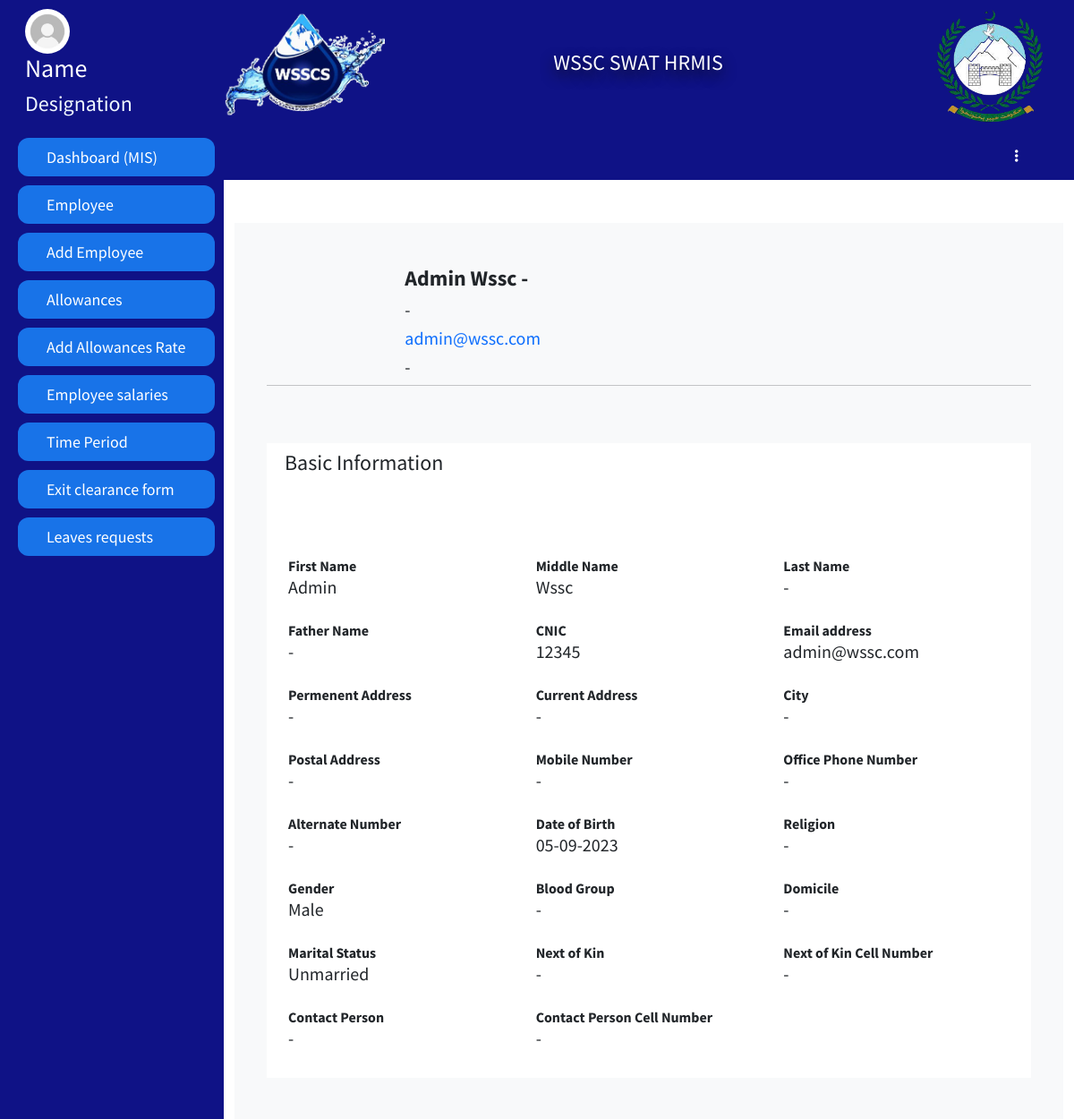
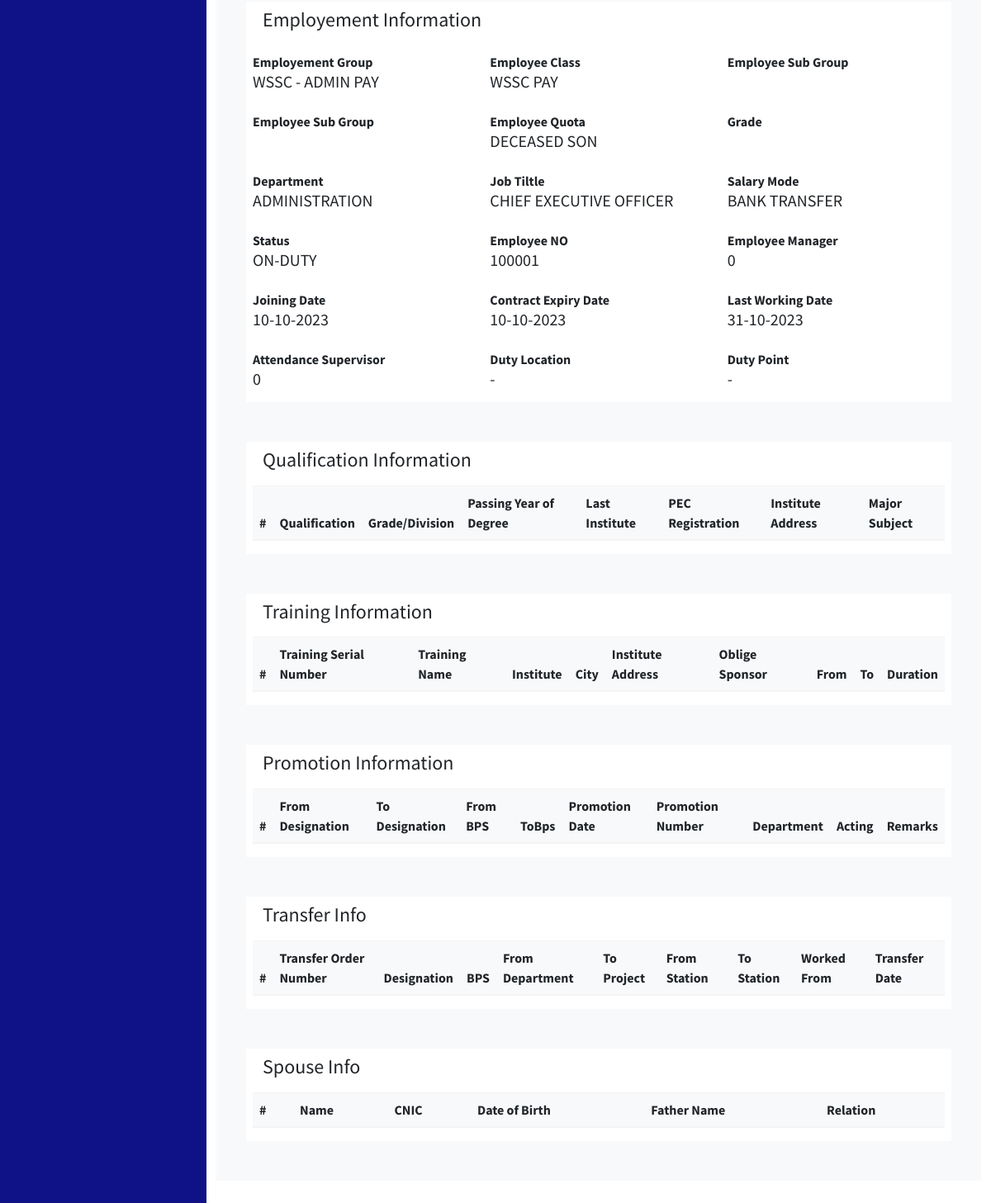
/hradmin/profile.php?updat=100001 (signed in), run on the app's committed database (2 pictures, top to bottom).
### tables this page shows
CREATE TABLE `employeedata` (
  `Id` int(11) NOT NULL,
  `image` varchar(255) DEFAULT NULL,
  `fName` varchar(255) DEFAULT NULL,
  `mName` varchar(255) DEFAULT NULL,
  `lName` varchar(255) DEFAULT NULL,
  `father_Name` varchar(255) DEFAULT NULL,
  `CNIC` varchar(15) DEFAULT NULL,
  `email` varchar(255) DEFAULT NULL,
  `pAddress` varchar(255) DEFAULT NULL,
  `cAddress` varchar(255) DEFAULT NULL,
  `city` varchar(255) DEFAULT NULL,
  `postAddress` varchar(255) DEFAULT NULL,
  `mNumber` varchar(15) DEFAULT NULL,
  `ofphNumber` varchar(15) DEFAULT NULL,
  `Alternate_Number` varchar(15) DEFAULT NULL,
  `DofB` date DEFAULT NULL,
  `religion` varchar(255) DEFAULT NULL,
  `gender` varchar(10) DEFAULT NULL,
  `BlGroup` varchar(5) DEFAULT NULL,
  `Domicile` varchar(255) DEFAULT NULL,
  `MaritalStatus` varchar(255) DEFAULT NULL,
  `NextofKin` varchar(255) DEFAULT NULL,
  `NextofKinCellNumber` varchar(15) DEFAULT NULL,
  `ContactPerson` varchar(255) DEFAULT NULL,
  `CPCN` varchar(15) DEFAULT NULL,
  `Employement_Group` varchar(255) DEFAULT NULL,
  `Employee_Class` varchar(255) DEFAULT NULL,
  `Employee_Group` varchar(255) DEFAULT NULL,
  `Employee_Sub_Group` varchar(255) DEFAULT NULL,
  `Employee_Quota` varchar(255) DEFAULT NULL,
  `Salary_Bank` varchar(255) DEFAULT NULL,
  `Salary_Branch` varchar(255) DEFAULT NULL,
  `Account_No` varchar(255) DEFAULT NULL,
  `Pay_Type` varchar(255) DEFAULT NULL,
  `EOBI_No` varchar(255) DEFAULT NULL,
  `Bill_Walved_Off` varchar(255) DEFAULT NULL,
  `Weekly_Working_Days` int(11) DEFAULT NULL,
  `Bill_Waived_Off` varchar(255) DEFAULT NULL,
  `Employee_Pay_Classification` varchar(255) DEFAULT NULL,
  `Grade` varchar(255) DEFAULT NULL,
  `Department` varchar(255) DEFAULT NULL,
  `Job_Tiltle` varchar(255) DEFAULT NULL,
  `Salary_Mode` varchar(255) DEFAULT NULL,
  `Status` varchar(255) DEFAULT 'NEW',
  `EmployeeNo` int(11) DEFAULT NULL,
  `Employee_Manager` int(11) DEFAULT NULL,
  `Joining_Date` date DEFAULT NULL,
  `Contract_Expiry_Date` date DEFAULT NULL,
  `Last_Working_Date` date DEFAULT NULL,
  `Attendance_Supervisor` int(11) DEFAULT NULL,
  `Duty_Location` varchar(255) DEFAULT NULL,
  `Duty_Point` varchar(255) DEFAULT NULL,
  `TypeEmp` varchar(255) DEFAULT NULL,
  `type` varchar(255) DEFAULT NULL,
  `DY_Supervisor` varchar(255) DEFAULT NULL,
  `leaveAlreadyAvailed` int(255) NOT NULL DEFAULT 34
);

### hradmin/profile.php (the view, shortened to what this page needs)
<?php
include ('link/desigene/db.php');
if (!isset($_SESSION['loginid']) || !isset($_SESSION['EmployeeNumber']) || $_SESSION['Designation'] != 'HR manager') {
  error_log("Unauthorized access attempt. User: {$_SESSION['loginid']}");
  header("Location: ../logout.php");
  exit;
}else{
?><!DOCTYPE html>
<html lang="en">
<head>
</head>
<body>
  <div id="main">
    <div class="container-fluid py-5">
    <?php
      $CNIC = $_GET['updat'];
      $select = mysqli_query($conn,"SELECT * FROM `employeedata` WHERE `EmployeeNo` ='$CNIC'");
      while($see1=mysqli_fetch_array($select)){
      ?>
      <div class="container-fluid m-auto p-5 bg-light">
        <div class="row">
          <div class="col-md-6 col-sm-12 col-lg-6">
            <div class="row">
              <div class="col-4">
              </div>
              <div class="col-8">
                <h4 class="fw-bold"><?php echo $see1 ['fName'];?> <?php echo $see1 ['mName'];?> <?php echo $see1 ['lName']?></h4>
                <h5><?php echo $see1 ['ContactPerson']?></h5>
                <h5 class="text-primary"><?php echo $see1 ['email']?></h5>
                <h5><?php echo $see1 ['ofphNumber']?></h5>
              </div>
            </div>
          </div>
          <br>
          <hr>
          <div class="col-12 bg-white mt-5 px-2">
          <nav class="navbar bg-white">
          <div class="container-fluid">
          <h4>Basic Information</h4>
          </div>
          </nav>
          <div class="row mt-5 p-3">
          <div class="col-md-4 my-2">
          <div class="form-group">
          <label>First Name</label>
          <h5><?php echo $see1 ['fName'] ?></h5>
          </div>
          </div>
          <div class="col-md-4 my-2">
          <div class="form-group">
          <label>Middle Name</label>
          <h5><?php echo $see1 ['mName'] ?></h5>
          </div>
          </div>
          <div class="col-md-4 my-2">
          <div class="form-group">
          <label>Last Name</label>
          <h5><?php echo $see1 ['lName'] ?></h5>
          </div>
          </div>
          <div class="col-md-4 my-2">
          <div class="form-group">
          <label>Father Name</label>
          <h5><?php echo $see1 ['father_Name'] ?></h5>
          </div>
          </div>
          <div class="col-md-4 my-2">
          <div class="form-group">
          <label>CNIC</label>
          <h5><?php echo $see1 ['CNIC'] ?></h5>
          </div>
          </div>
          <div class="col-md-4 my-2">
          <div class="form-group">
          <label>Email address</label>
          <h5><?php echo $see1 ['email'] ?></h5>
          </div>
          </div>
          <div class="col-md-4 my-2">
          <div class="form-group">
          <label>Permenent Address</label>
          <h5><?php echo $see1 ['pAddress'] ?></h5>
          </div>
          </div>
          <div class="col-md-4 my-2">
          <div class="form-group">
          <label>Current Address</label>
          <h5><?php echo $see1 ['cAddress'] ?></h5>
          </div>
          </div>
          <div class="col-md-4 my-2">
          <div class="form-group">
          <label>City</label>
          <h5><?php echo $see1 ['city'] ?></h5>
          </div>
          </div>
          <div class="col-md-4 my-2">
          <div class="form-group">
          <label>Postal Address</label>
          <h5><?php echo $see1 ['postAddress'] ?></h5>
          </div>
          </div>
          <div class="col-md-4 my-2">
          <div class="form-group">
          <label>Mobile Number</label>
          <h5><?php echo $see1 ['mNumber'] ?></h5>
          </div>
          </div>
          <div class="col-md-4 my-2">
          <div class="form-group">
          <label>Office Phone Number</label>
          <h5><?php echo $see1 ['ofphNumber'] ?></h5>
          </div>
          </div>
          <div class="col-md-4 my-2">
          <div class="form-group">
          <label>Alternate Number</label>
          <h5><?php echo $see1 ['Alternate_Number'] ?></h5>
          </div>
          </div>
          <div class="col-md-4 my-2">
          <div class="form-group">
          <label>Date of Birth</label>
          <h5><?php echo date('d-m-Y', strtotime($see1 ['DofB'])) ?></h5>
          </div>
          </div>
          <div class="col-md-4 my-2">
          <div class="form-group">
          <label>Religion</label>
          <h5><?php echo $see1 ['religion'] ?></h5>
          </div>
          </div>
          <div class="col-md-4 my-2">
          <div class="form-group">
          <label>Gender</label>
          <h5><?php echo $see1 ['gender'] ?></h5>
          </div>
          </div>
          <div class="col-md-4 my-2">
          <div class="form-group">
          <label>Blood Group</label>
          <h5><?php echo $see1 ['BlGroup'] ?></h5>
          </div>
          </div>
          <div class="col-md-4 my-2">
          <div class="form-group">
          <label>Domicile</label>
          <h5><?php echo $see1 ['Domicile'] ?></h5>
          </div>
          </div>
          <div class="col-md-4 my-2">
          <div class="form-group">
          <label>Marital Status </label>
          <h5><?php echo $see1 ['MaritalStatus'] ?></h5>
          </div>
          </div>
          <div class="col-md-4 my-2">
          <div class="form-group">
          <label>Next of Kin</label>
          <h5><?php echo $see1 ['NextofKin'] ?></h5>
          </div>
          </div>
          <div class="col-md-4 my-2">
          <div class="form-group">
          <label>Next of Kin Cell Number</label>
          <h5><?php echo $see1 ['NextofKinCellNumber'] ?></h5>
          </div>
          </div>
          <div class="col-md-4 my-2">
          <div class="form-group">
          <label>Contact Person</label>
          <h5><?php echo $see1 ['ContactPerson'] ?></h5>
          </div>
          </div>
          <div class="col-md-4 my-2">
          <div class="form-group">
          <label>Contact Person Cell Number</label>
          <h5><?php echo $see1 ['CPCN'] ?></h5>
          </div>
          </div>
          </div>
          </div>
          <div class="col-12 bg-white mt-5 px-2">
          <nav class="navbar bg-white">
          <div class="container-fluid">
          <h4>Employement Information</h4>
          </div>
          </nav>
          <div class="row">
          <div class="col-md-4 my-2">
          <div class="form-group">
          <label>Employement Group</label>
          <h5><?php echo $see1 ['Employement_Group'] ?></h5>
          </div>
          </div>
          <div class="col-md-4 my-2">
          <div class="form-group">
          <label>Employee Class</label>
          <h5><?php echo $see1 ['Employee_Class'] ?></h5>
          </div>
          </div>
          <div class="col-md-4 my-2">
          <div class="form-group">
          <label>Employee Sub Group</label>
          </div>
          </div>
          <div class="col-md-4 my-2">
          <div class="form-group">
          <label>Employee Sub Group</label>
          </div>
          </div>
          <div class="col-md-4 my-2">
          <div class="form-group">
          <label>Employee Quota</label>
          <h5><?php echo $see1 ['Employee_Quota'] ?></h5>
          </div>
          </div>
          <div class="col-md-4 my-2">
          <div class="form-group">
          <label>Grade</label>
          </div>
          </div>
          <div class="col-md-4 my-2">
          <div class="form-group">
          <label>Department</label>
          <h5><?php echo $see1 ['Department'] ?></h5>
          </div>
          </div>
          <div class="col-md-4 my-2">
          <div class="form-group">
          <label>Job Tiltle</label>
          <h5><?php echo $see1 ['Job_Tiltle'] ?></h5>
          </div>
          </div>
          <div class="col-md-4 my-2">
          <div class="form-group">
          <label>Salary Mode</label>
          <h5><?php echo $see1 ['Salary_Mode'] ?></h5>
          </div>
          </div>
          <div class="col-md-4 my-2">
          <div class="form-group">
          <label>Status</label>
          <h5><?php echo $see1 ['Status'] ?></h5>
          </div>
          </div>
          <div class="col-md-4 my-2">
          <div class="form-group">
          <label>Employee NO</label>
          <h5><?php echo $see1 ['EmployeeNo'] ?></h5>
          </div>
          </div>
          <div class="col-md-4 my-2">
          <div class="form-group">
          <label>Employee Manager</label>
          <h5><?php echo $see1 ['Employee_Manager'] ?></h5>
          </div>
          </div>
          <div class="col-md-4 my-2">
          <div class="form-group">
          <label>Joining Date</label>
          <h5><?php echo date('d-m-Y', strtotime($see1 ['Joining_Date'])) ?></h5>
          </div>
          </div>
          <div class="col-md-4 my-2">
          <div class="form-group">
          <label>Contract Expiry Date</label>
          <h5><?php echo date('d-m-Y', strtotime($see1 ['Contract_Expiry_Date'])) ?></h5>
          </div>
          </div>
          <div class="col-md-4 my-2">
          <div class="form-group">
          <label>Last Working Date</label>
          <h5><?php echo date('d-m-Y', strtotime($see1 ['Last_Working_Date'])) ?></h5>
          </div>
          </div>
          <div class="col-md-4 my-2">
          <div class="form-group">
          <label>Attendance Supervisor</label>
          <h5><?php echo $see1 ['Attendance_Supervisor'] ?></h5>
          </div>
          </div>
          <div class="col-md-4 my-2">
          <div class="form-group">
          <label>Duty Location</label>
          <h5><?php echo $see1 ['Duty_Location'] ?></h5>
          </div>
          </div>
          <div class="col-md-4 my-2">
          <div class="form-group">
          <label>Duty Point</label>
          <h5><?php echo $see1 ['Duty_Point'] ?></h5>
          </div>
          </div>
          </div>
          </div>
          <div class="col-12 bg-white mt-5 px-2">
            <nav class="navbar bg-white">
              <div class="container-fluid">
                <h4>Qualification Information</h4>
              </div>
            </nav>
            <div>
              <table class="table bg-light">
          <thead>
            <tr>
              <th scope="col">#</th>
          <th scope="col">Qualification</th>
          <th scope="col">Grade/Division</th>
          <th scope="col">Passing Year of Degree</th>
          <th scope="col">Last Institute</th>
          <th scope="col">PEC Registration</th>
          <th scope="col">Institute Address</th>
          <th scope="col">Major Subject</th>
        </tr>
          </thead>
          <?php   $CNIC = $_GET['updat'];
          $select = mysqli_query($conn,"SELECT * FROM `qualification` WHERE `Employee_id`=$CNIC");
          ?>
          </table>
          </div>
        </div>
        <div class="col-12 bg-white mt-5 px-2">
          <nav class="navbar bg-white">
          <div class="container-fluid">
          <h4>Training Information</h4>
          </div>
          </nav>
          <div>
          <table class="table bg-light">
          <thead>
            <tr>
              <th scope="col">#</th>
              <th scope="col">Training Serial Number</th>
              <th scope="col">Training Name</th>
              <th scope="col">Institute</th>
          <th scope="col">City</th>
          <th scope="col">Institute Address</th>
          <th scope="col">Oblige Sponsor</th>
          <th scope="col">From</th>
          <th scope="col">To</th>
          <th scope="col">Duration</th>
        </tr>
          </thead>
            <?php   $CNIC = $_GET['updat'];
          $select = mysqli_query($conn,"SELECT * FROM `training` WHERE `Employee_id`=$CNIC");
            ?>
        </table>
      </div>
          </div>
          <div class="col-12 bg-white mt-5 px-2">
            <nav class="navbar bg-white">
          <div class="container-fluid">
          <h4>Promotion Information</h4>
          </div>
        </nav>
          <div>
            <table class="table bg-light">
              <thead>
          <tr>
            <th scope="col">#</th>
          <th scope="col">From Designation</th>
          <th scope="col">To Designation</th>
          <th scope="col">From BPS</th>
          <th scope="col">ToBps</th>
          <th scope="col">Promotion Date</th>
          <th scope="col">Promotion Number</th>
          <th scope="col">Department</th>
          <th scope="col">Acting</th>
          <th scope="col">Remarks</th>
          </tr>
          </thead>
            <?php   $CNIC = $_GET['updat'];
          $select = mysqli_query($conn,"SELECT * FROM `promotion` WHERE `Employee_id`=$CNIC");
          ?>
          </table>
          </div>
          </div>
          <div class="col-12 bg-white mt-5 px-2">
          <nav class="navbar bg-white">
          <div class="container-fluid">
          <h4>Transfer Info</h4>
          </div>
          </nav>
          <div class="row">
          <div>
            <table class="table bg-light">
          <thead>
          <tr>
          <th scope="col">#</th>
          <th scope="col">Transfer Order Number</th>
          <th scope="col">Designation</th>
          <th scope="col">BPS</th>
          <th scope="col">From Department</th>
          <th scope="col">To Project</th>
          <th scope="col">From Station</th>
          <th scope="col">To Station</th>
          <th scope="col">Worked From</th>
          <th scope="col">Transfer Date</th>
        </tr></thead>
          <?php   $CNIC = $_GET['updat'];
          $select = mysqli_query($conn,"SELECT * FROM `transfer` WHERE `employee_id`=$CNIC");
          ?>
          </table>
          </div>
        </div>
          </div>
          <div class="col-12 bg-white mt-5 px-2">
          <nav class="navbar bg-white">
          <div class="container-fluid">
          <h4>Spouse Info</h4>
          </div>
          </nav>
          <div class="row">
          <div>
          <table class="table bg-light">
          <thead>
          <tr>
          <th scope="col">#</th>
          <th scope="col">Name</th>
          <th scope="col">CNIC</th>
          <th scope="col">Date of Birth</th>
          <th scope="col">Father Name</th>
          <th scope="col">Relation</th>
          </tr>
          </thead>
        </table>
          </div>
          </div>
          </div>
        </div>
      </div>
      <?php }?>
    </div>
  </div>
</body>
</html><?php }?>

### data on the page
employeedata: fName "Admin", mName "Wssc", lName "-", ContactPerson "-", email "admin@wssc.com", ofphNumber "-", father_Name "-", CNIC "12345", pAddress "-", cAddress "-", city "-", postAddress "-", mNumber "-", Alternate_Number "-", DofB "05-09-2023", religion "-", gender "Male", BlGroup "-", Domicile "-", MaritalStatus "Unmarried", NextofKin "-", NextofKinCellNumber "-", CPCN "-", Employement_Group "WSSC - ADMIN PAY", Employee_Class "WSSC PAY", Employee_Quota "DECEASED SON", Department "ADMINISTRATION", Job_Tiltle "CHIEF EXECUTIVE OFFICER", Salary_Mode "BANK TRANSFER", Status "ON-DUTY", EmployeeNo "100001", Employee_Manager "0", Joining_Date "10-10-2023", Contract_Expiry_Date "10-10-2023", Last_Working_Date "31-10-2023", Attendance_Supervisor "0", Duty_Location "-", Duty_Point "-"
